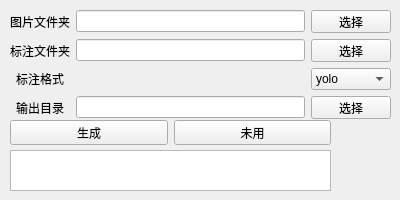
      <widget class="QWidget" name="tab_18">
       <attribute name="title">
        <string>批量配置</string>
       </attribute>
       <widget class="QWidget" name="gridLayoutWidget_2">
        <property name="geometry">
         <rect>
          <x>10</x>
          <y>10</y>
          <width>381</width>
          <height>109</height>
         </rect>
        </property>
        <layout class="QGridLayout" name="gridLayout_2">
         <item row="0" column="0">
          <widget class="QLabel" name="label_image_folder_path">
           <property name="text">
            <string>图片文件夹</string>
           </property>
           <property name="alignment">
            <set>Qt::AlignCenter</set>
           </property>
          </widget>
         </item>
         <item row="0" column="2">
          <widget class="QPushButton" name="button_image_folder_path">
           <property name="text">
            <string>选择</string>
           </property>
          </widget>
         </item>
         <item row="0" column="1">
          <widget class="QLineEdit" name="line_edit_image_folder_path"/>
         </item>
         <item row="1" column="2">
          <widget class="QPushButton" name="button_anno_folder_path">
           <property name="text">
            <string>选择</string>
           </property>
          </widget>
         </item>
         <item row="1" column="0">
          <widget class="QLabel" name="label_anno_folder_path">
           <property name="text">
            <string>标注文件夹</string>
           </property>
           <property name="alignment">
            <set>Qt::AlignCenter</set>
           </property>
          </widget>
         </item>
         <item row="2" column="0">
          <widget class="QLabel" name="label_anno_path_3">
           <property name="text">
            <string>标注格式</string>
           </property>
           <property name="alignment">
            <set>Qt::AlignCenter</set>
           </property>
          </widget>
         </item>
         <item row="2" column="2">
          <widget class="QComboBox" name="cob_datasets_format">
           <property name="layoutDirection">
            <enum>Qt::LeftToRight</enum>
           </property>
           <property name="sizeAdjustPolicy">
            <enum>QComboBox::AdjustToMinimumContentsLength</enum>
           </property>
           <item>
            <property name="text">
             <string>yolo</string>
            </property>
           </item>
           <item>
            <property name="text">
             <string>coco</string>
            </property>
           </item>
           <item>
            <property name="text">
             <string>pascal_voc</string>
            </property>
           </item>
           <item>
            <property name="text">
             <string>albumentations</string>
            </property>
           </item>
          </widget>
         </item>
         <item row="1" column="1">
          <widget class="QLineEdit" name="line_edit_anno_folder_path"/>
         </item>
         <item row="3" column="0">
          <widget class="QLabel" name="label_anno_folder_path_2">
           <property name="text">
            <string>输出目录</string>
           </property>
           <property name="alignment">
            <set>Qt::AlignCenter</set>
           </property>
          </widget>
         </item>
         <item row="3" column="1">
          <widget class="QLineEdit" name="le_aug_output_dir"/>
         </item>
         <item row="3" column="2">
          <widget class="QPushButton" name="btn_aug_output_dir">
           <property name="text">
            <string>选择</string>
           </property>
          </widget>
         </item>
        </layout>
       </widget>
       <widget class="QWidget" name="horizontalLayoutWidget">
        <property name="geometry">
         <rect>
          <x>10</x>
          <y>120</y>
          <width>321</width>
          <height>25</height>
         </rect>
        </property>
        <layout class="QHBoxLayout" name="horizontalLayout">
         <item>
          <widget class="QPushButton" name="btn_batch_generate">
           <property name="text">
            <string>生成</string>
           </property>
          </widget>
         </item>
         <item>
          <widget class="QPushButton" name="button_rand">
           <property name="text">
            <string>未用</string>
           </property>
          </widget>
         </item>
        </layout>
       </widget>
       <widget class="QPlainTextEdit" name="pte_batch_log">
        <property name="geometry">
         <rect>
          <x>10</x>
          <y>150</y>
          <width>321</width>
          <height>41</height>
         </rect>
        </property>
       </widget>
      </widget>
